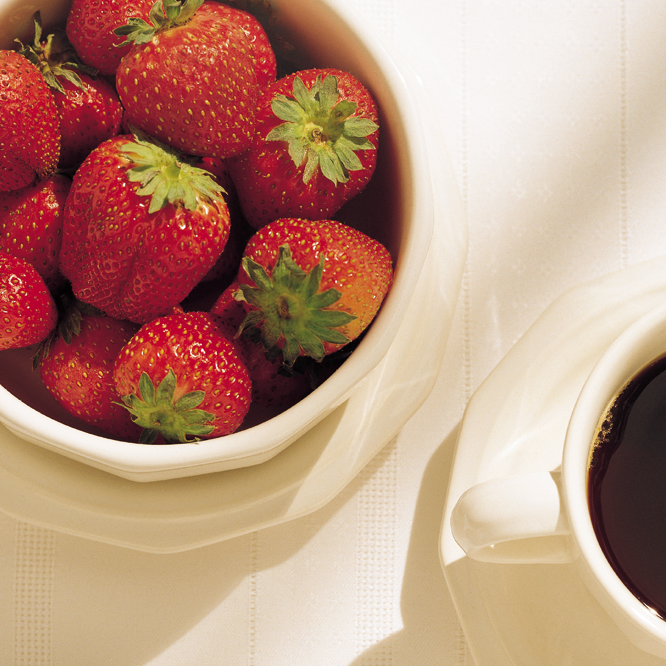
#> input picture original_image/Fig0630(01)(strawberries_fullcolor).tif, 666 x 666 px
$ python '彩色分层变换.py'
#> lines starting #> are read from the running program, lines starting #| are printed output that depends on the picture; after the words box and inside, x2 and y2 are one past the last pixel; in counts of white or black regions, pixels touching at a corner belong together
#> further down, original_image is the input picture: shape (666, 666, 3); mean R, G, B 186.3, 145.9, 126.5
import numpy as np
import imageio.v2 as imageio
import matplotlib.pyplot as plt
import os


def color_slicing_cube(image, center_color, width, neutral_color=(0.5, 0.5, 0.5)):
#> called with center_color = (0.686, 0.161, 0.192), width = 0.255, neutral_color = (0.5, 0.5, 0.5)
    img_float = image.astype(np.float64) / 255.0
    center = np.array(center_color)

    diff = np.abs(img_float - center)
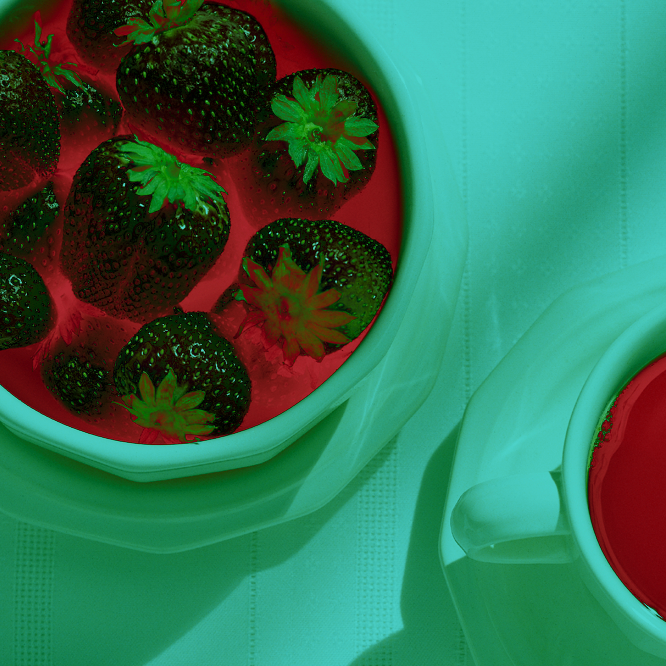
#> diff: shape (666, 666, 3) float64; mean R, G, B 0.202, 0.442, 0.329
    mask = np.any(diff > width / 2.0, axis=2)
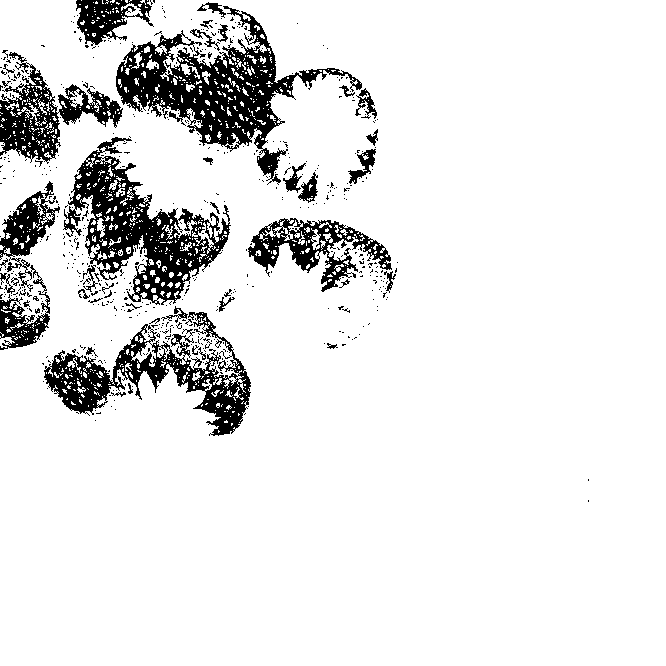
#> mask: shape (666, 666) bool; 89.6% white; 567 black regions (522 under 20 px), largest, box (x1, y1, x2, y2) and area: (116, 6, 362, 185) 11486, (63, 137, 231, 305) 9453, (44, 312, 251, 436) 7392

    result_image = np.copy(image)
    neutral_pixel = (np.array(neutral_color) * 255).astype(np.uint8)
    result_image[mask] = neutral_pixel
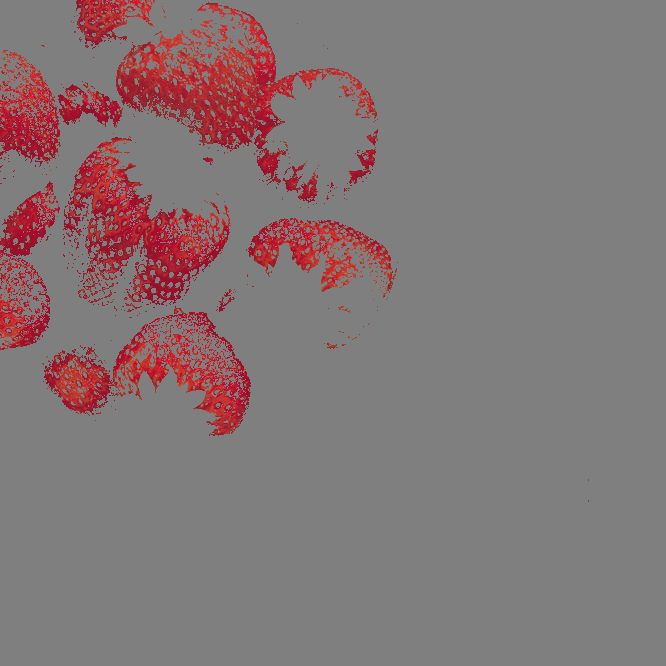
#> result_image: shape (666, 666, 3); mean R, G, B 131.8, 117.6, 118.7

    return result_image


def color_slicing_sphere(image, center_color, radius, neutral_color=(0.5, 0.5, 0.5)):
#> called with center_color = (0.686, 0.161, 0.192), radius = 0.176, neutral_color = (0.5, 0.5, 0.5)
    img_float = image.astype(np.float64) / 255.0
    center = np.array(center_color)

    distances_sq = np.sum((img_float - center) ** 2, axis=2)
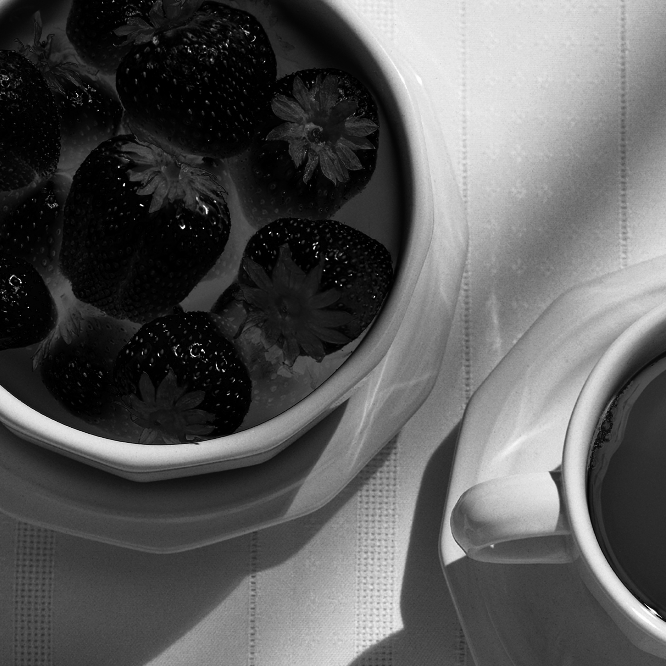
#> distances_sq: shape (666, 666) float64; min 2.76e-09, max 1.46, mean 0.509; drawn with min black and max white
    mask = distances_sq > radius ** 2
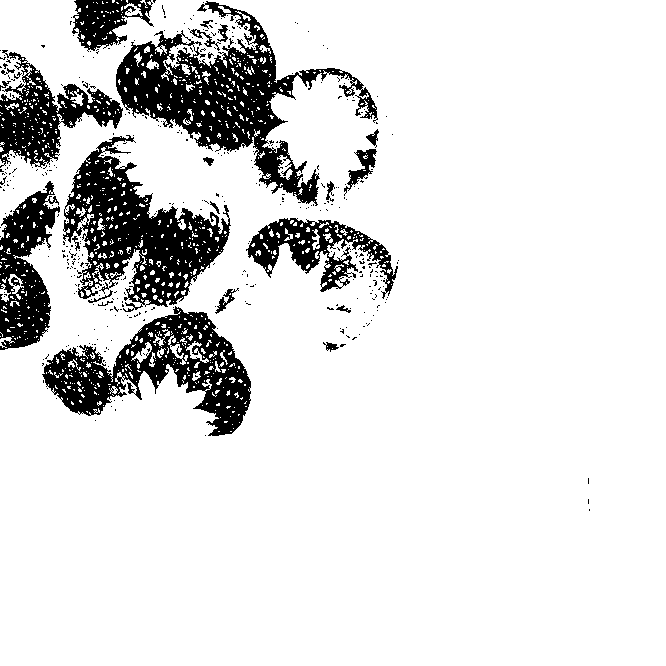
#> mask: shape (666, 666) bool; 86.9% white; 411 black regions (386 under 20 px), largest, box (x1, y1, x2, y2) and area: (116, 1, 378, 206) 14916, (63, 135, 231, 312) 12384, (42, 306, 251, 436) 10433

    result_image = np.copy(image)
    neutral_pixel = (np.array(neutral_color) * 255).astype(np.uint8)
    result_image[mask] = neutral_pixel
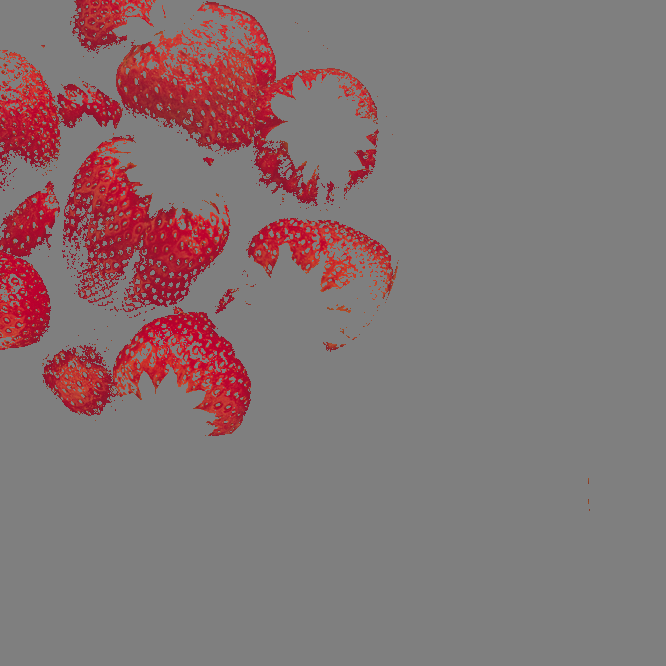
#> result_image: shape (666, 666, 3); mean R, G, B 132.8, 115, 116.5

    return result_image


if __name__ == "__main__":
    input_dir = "original_image"
    output_dir = "output_image"
    os.makedirs(output_dir, exist_ok=True)

    image_filename = "Fig0630(01)(strawberries_fullcolor).tif"
    image_path = os.path.join(input_dir, image_filename)
    original_image = imageio.imread(image_path)
    base_name = os.path.splitext(image_filename)[0]

    center_color_a = (0.6863, 0.1608, 0.1922)
    width_W = 0.2549
    radius_R0 = 0.1765

    cube_sliced_image = color_slicing_cube(original_image, center_color_a, width_W)
    sphere_sliced_image = color_slicing_sphere(original_image, center_color_a, radius_R0)

    fig, axes = plt.subplots(1, 2, figsize=(12, 6))
    fig.suptitle(f'Color Slicing (Fig 6.32) - {image_filename}', fontsize=16)

    axes[0].imshow(cube_sliced_image)
    axes[0].set_title(f'a) Cube transform, $W={width_W}$')
    axes[0].axis('off')

    axes[1].imshow(sphere_sliced_image)
    axes[1].set_title(f'b) Sphere transform, $R_0={radius_R0}$')
    axes[1].axis('off')

    plt.tight_layout(rect=[0, 0.03, 1, 0.95])

    combined_output_path = os.path.join(output_dir, f"{base_name}_color_slicing_results.png")
    plt.savefig(combined_output_path, bbox_inches='tight')
    plt.close()
